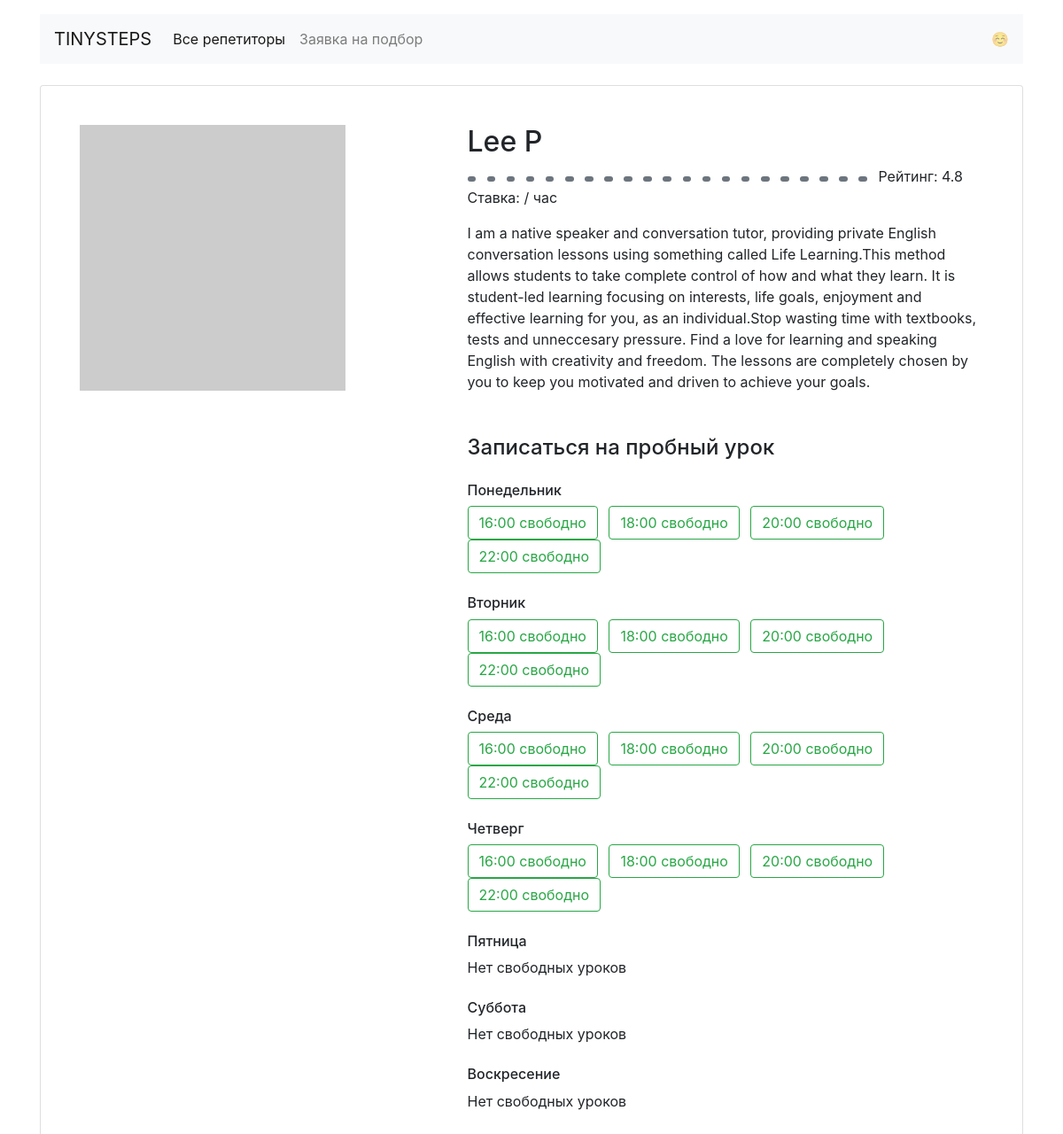
/profiles/2/, run on the app's committed database.
### models.py (models this page shows)
class Teacher(db.Model):
    __tablename__ = "teachers"
    id = db.Column(db.Integer, primary_key = True)
    name = db.Column(db.String)
    about = db.Column(db.String)
    rating = db.Column(db.Float)
    picture = db.Column(db.String)
    goals = db.Column(db.String)
    free = db.Column(db.String)
    lessons = db.relationship("Booking")

### app.py (the view)
@app.route("/profiles/<id>/")
def profile(id):
    try:
        data = db.session.query(Teacher).filter(Teacher.id == int(id)).first()
        if data == None:
            raise Exception
    except:
        return "Wrong ID", 404
    week = json.loads(data.free)
    week_remade = dict()
    for i in week:
      week_remade[week_days[i]] = []
      for key, value in week[i].items():
        if value == True:
          week_remade[week_days[i]].append(key)
    return render_template("profile.html", form=data, week = week_remade, week_reverse = week_days_reverse, goals = goals)

### templates/profile.html
{% extends 'base.html' %}
{% block container %}
  <main class="container mt-3">
    <div class="card my-4 mx-auto">
      <div class="card-body m-2 m-md-4">
        <article class="row">
          <div class="col-5"><img src = "{{ form.picture }}" class="img-fluid" alt=""></div>
          <div class="col-7">
            <section class="teacher=info">
              <h1 class="h2">{{ form.name }}</h1>
              <p>{%- for i in form.goals %}
                <span class="badge badge-secondary mr-2">{{ goals[i] }}
              </span>{% endfor %}
              Рейтинг: {{ form.rating }} Ставка: {{ form.price }} / час</p>
              <p>{{ form.about}}</p>
            </section>
            <section class="available">
              <h4 class="mb-4 mt-5">Записаться на пробный урок</h4>
              {% for key, value in week.items() %}
              <h6 class="mt-4">{{ key }}</h6>
              {% if value|length > 0 %}
              {% for i in value %}
              <a href="/booking/{{ form.id }}/{{ week_reverse[key] }}/{{ i | replace(":", "_") }}" class="btn btn-outline-success mr-2">{{ i }} свободно</a>
              {% endfor %}
              {% else %}<p>Нет свободных уроков</p>{% endif %}
              {% endfor %}
            </section>
          </div>
        </article>
      </div>
    </div>
  </main>
  {% endblock %}

### data on the page
Teacher: name "Lee P", rating "4.8", about "I am a native speaker and conversation tutor, providing private English conversation lessons using something called Life Learning.This method allows students to take complete control of how and what they learn. It is student-led learning focusing on interests, life goals, enjoyment and effective learning for you, as an individual.Stop wasting time with textbooks, tests and unneccesary pressure. Find a love for learning and speaking English with creativity and freedom. The lessons are completely chosen by you to keep you motivated and driven to achieve your goals."

### other printed values
{{ key }} "Понедельник" "Вторник" "Среда" "Четверг" "Пятница" "Суббота" "Воскресение"
{{ i }} "16:00" "18:00" "20:00" "22:00" "16:00" "18:00" "20:00" "22:00" "16:00" "18:00" "20:00" "22:00" "16:00" "18:00" "20:00" "22:00"
